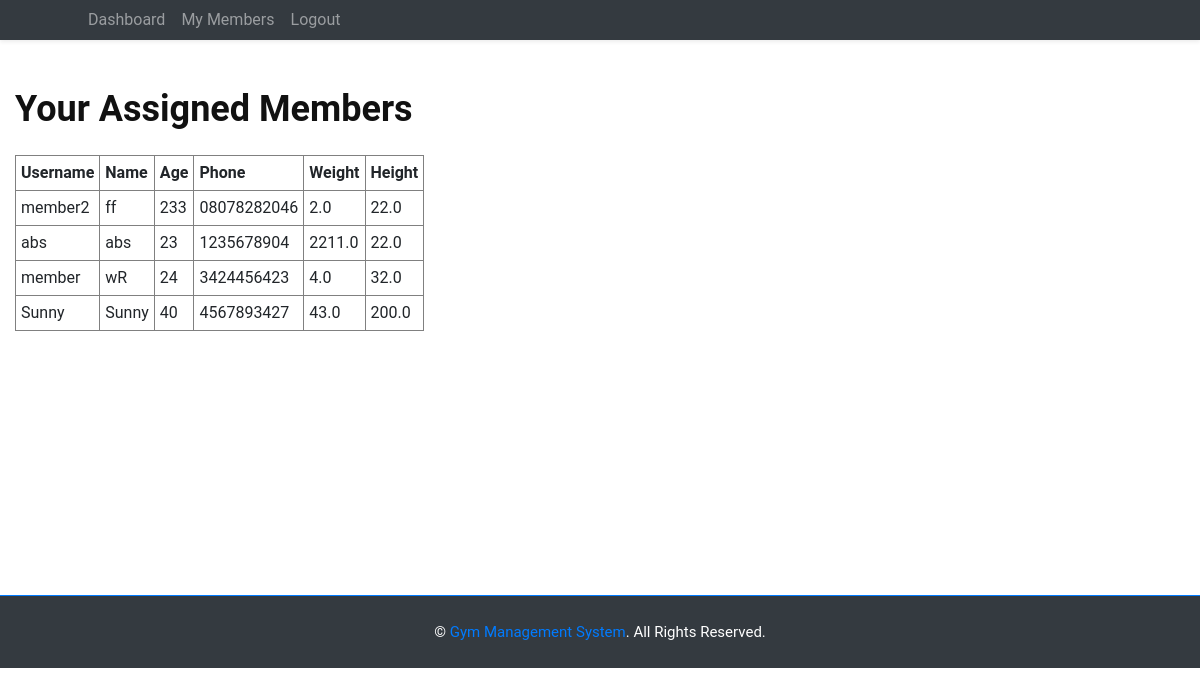
Page /dashboard/trainer/members/ (signed in) on the committed database.
### users/models.py (models this page shows)
class CustomUser(AbstractUser):
    role = models.CharField(max_length=10, choices=ROLE_CHOICES, default='member')
    name = models.CharField(max_length=100, blank=True, default="")         # ✅ No NULL issues
    age = models.IntegerField(null=True, blank=True)                         # ✅ Optional
    phone = models.CharField(max_length=10, blank=True, default="")          # ✅ No NULL issues
    address = models.TextField(blank=True, default="Not Provided")           # ✅ No NULL issues
    weight = models.FloatField(null=True, blank=True)                        # ✅ Optional
    height = models.FloatField(null=True, blank=True)                        # ✅ Optional
    experience = models.IntegerField(null=True, blank=True)                  # ✅ Optional
    trainer = models.ForeignKey(
        'self',
        on_delete=models.SET_NULL,
        null=True,
        blank=True,
        limit_choices_to={'role': 'trainer'},
        related_name='assigned_members'
    )

### dashboard/views.py (the view)
# urls.py: path('trainer/members/', views.view_assigned_members, name='view_assigned_members'),
@login_required
def view_assigned_members(request):
    if request.user.role != 'trainer':
        return redirect('dashboard')
    members = CustomUser.objects.filter(role='member', trainer=request.user)
    return render(request, 'trainer_assigned_members.html', {'members': members})

### templates/trainer_assigned_members.html
{% extends 'base.html' %}
{% load static %}
{% block content %}
<h2>Your Assigned Members</h2><br>
{% if members %}
    <table border="1" cellpadding="5">
        <tr>
            <th>Username</th>
            <th>Name</th>
            <th>Age</th>
            <th>Phone</th>
            <th>Weight</th>
            <th>Height</th>
        </tr>
        {% for member in members %}
        <tr>
            <td>{{ member.username }}</td>
            <td>{{ member.name }}</td>
            <td>{{ member.age }}</td>
            <td>{{ member.phone }}</td>
            <td>{{ member.weight }}</td>
            <td>{{ member.height }}</td>
        </tr>
        {% endfor %}
    </table>
{% else %}
    <p>No members assigned to you.</p>
{% endif %}
{% endblock %}

### static/assets/css/style.css (style rules this page uses)
html, body { height: 100%; font-family: "Roboto", sans-serif; -webkit-font-smoothing: antialiased; font-smoothing: antialiased; background: none; }
h1, h2, h3, h4, h5, h6 { margin: 0; color: #111111; font-weight: 600; }
h2 { font-size: 36px; }

### rows in the picture
CustomUser: username "member2", name "ff", age "233", phone "08078282046", weight "2.0", height "22.0"
CustomUser: username "abs", name "abs", age "23", phone "1235678904", weight "2211.0", height "22.0"
CustomUser: username "member", name "wR", age "24", phone "3424456423", weight "4.0", height "32.0"
CustomUser: username "Sunny", name "Sunny", age "40", phone "4567893427", weight "43.0", height "200.0"
